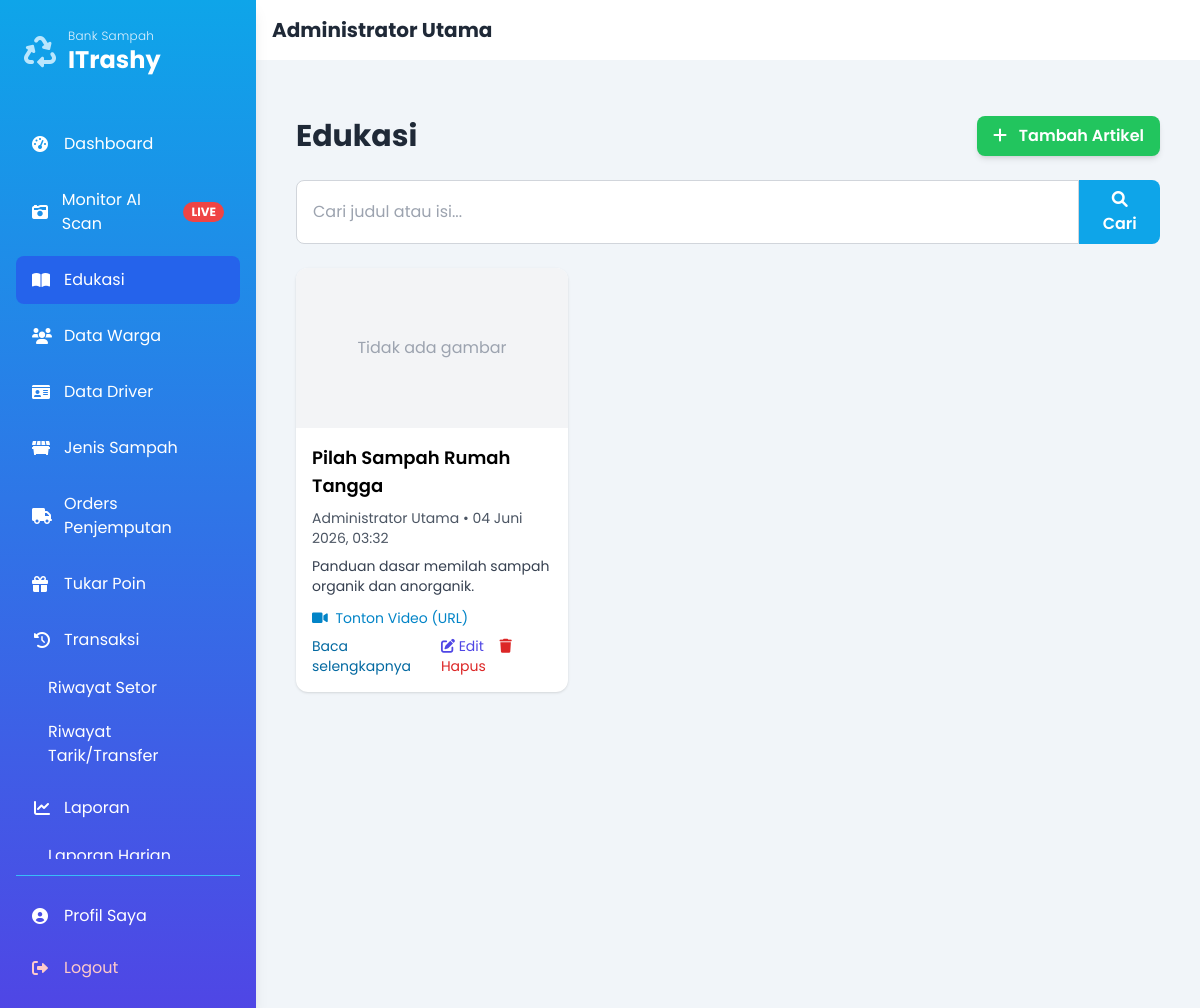
The app's page /bank_sampah/index.php?page=edukasi/data (signed in) with its own data.
### tables this page shows
CREATE TABLE `edukasi` (
  `id_edukasi` int NOT NULL AUTO_INCREMENT,
  `judul` varchar(150) NOT NULL,
  `konten` text NOT NULL,
  `gambar` varchar(255) DEFAULT NULL,
  `video_url` varchar(255) DEFAULT NULL,
  `video_path` varchar(255) DEFAULT NULL,
  `author_id` int DEFAULT NULL,
  `created_at` timestamp NOT NULL DEFAULT CURRENT_TIMESTAMP,
  `updated_at` timestamp NOT NULL DEFAULT CURRENT_TIMESTAMP ON UPDATE CURRENT_TIMESTAMP,
  PRIMARY KEY (`id_edukasi`),
  KEY `author_id` (`author_id`),
  CONSTRAINT `edukasi_author_fk` FOREIGN KEY (`author_id`) REFERENCES `pengguna` (`id_pengguna`) ON DELETE SET NULL ON UPDATE CASCADE
);

CREATE TABLE `pengguna` (
  `id_pengguna` int NOT NULL AUTO_INCREMENT,
  `nama_lengkap` varchar(100) NOT NULL,
  `username` varchar(50) NOT NULL,
  `password` varchar(255) NOT NULL,
  `level` enum('admin','petugas','warga') NOT NULL,
  `alamat` text,
  `no_telepon` varchar(15) DEFAULT NULL COMMENT 'Digunakan untuk cek info publik warga',
  `saldo` decimal(10,2) DEFAULT '0.00',
  `tanggal_daftar` timestamp NOT NULL DEFAULT CURRENT_TIMESTAMP,
  PRIMARY KEY (`id_pengguna`),
  UNIQUE KEY `username` (`username`),
  KEY `no_telepon` (`no_telepon`)
);

### bank_sampah/config/database.php (called while the page is built, shortened)
<?php
function format_tanggal_indonesia($tanggal_mysql, $dengan_waktu = true) {
    try {
        $date_obj = new DateTime($tanggal_mysql);
        $bulan = [
            1 => 'Januari', 'Februari', 'Maret', 'April', 'Mei', 'Juni',
            'Juli', 'Agustus', 'September', 'Oktober', 'November', 'Desember'
        ];
        $tanggal = $date_obj->format('d');
        $bulan_index = (int)$date_obj->format('m');
        $tahun = $date_obj->format('Y');
        $format_akhir = $tanggal . ' ' . $bulan[$bulan_index] . ' ' . $tahun;
        if ($dengan_waktu) {
            $format_akhir .= ', ' . $date_obj->format('H:i');
        }
        return $format_akhir;
    } catch (Exception $e) {
        return $tanggal_mysql;
    }
}

### bank_sampah/modules/edukasi/index.php (the view, shortened to what this page needs)
<?php
$can_manage = isset($_SESSION['user_level']) && in_array($_SESSION['user_level'], ['admin']);
$search = isset($_GET['search']) ? sanitize_input($_GET['search']) : '';
$where = '';
$sql = "SELECT e.*, p.nama_lengkap AS author_name FROM edukasi e LEFT JOIN pengguna p ON p.id_pengguna = e.author_id $where ORDER BY e.created_at DESC";
$res = mysqli_query($koneksi, $sql);
?>
<div class="container mx-auto px-4 py-8">
    <div class="flex justify-between items-center mb-6">
        <h1 class="text-3xl font-bold text-gray-800">Edukasi</h1>
        <?php if ($can_manage): ?>
        <a href="<?php echo BASE_URL; ?>index.php?page=edukasi/tambah" class="bg-green-500 hover:bg-green-600 text-white font-semibold py-2 px-4 rounded-lg shadow-md transition">
            <i class="fas fa-plus mr-2"></i> Tambah Artikel
        </a>
        <?php endif; ?>
    </div>
    <form method="GET" action="<?php echo BASE_URL; ?>index.php" class="mb-6">
        <div class="flex">
            <input type="text" name="search" value="<?php echo htmlspecialchars($search); ?>" placeholder="Cari judul atau isi..." class="w-full px-4 py-2 border border-gray-300 rounded-l-lg focus:outline-none focus:ring-2 focus:ring-sky-500 focus:border-sky-500">
            <button type="submit" class="bg-sky-500 hover:bg-sky-600 text-white font-semibold px-4 py-2 rounded-r-lg transition">
                <i class="fas fa-search"></i> Cari
            </button>
        </div>
    </form>
    <div class="grid md:grid-cols-2 lg:grid-cols-3 gap-6">
        <?php if ($res && mysqli_num_rows($res) > 0): ?>
            <?php while($row = mysqli_fetch_assoc($res)): ?>
                <?php
                    $img = $row['gambar'];
                    $video_url = $row['video_url'];
                    $video_path = $row['video_path'];
                ?>
                <div class="bg-white rounded-xl shadow overflow-hidden flex flex-col">
                    <?php if ($img): ?>
                        <img src="<?php echo htmlspecialchars($img); ?>" alt="thumb" class="h-40 w-full object-cover">
                    <?php else: ?>
                        <div class="h-40 w-full bg-gray-100 flex items-center justify-center text-gray-400">Tidak ada gambar</div>
                    <?php endif; ?>
                    <div class="p-4 flex-1 flex flex-col">
                        <h3 class="text-lg font-semibold mb-2"><?php echo htmlspecialchars($row['judul']); ?></h3>
                        <p class="text-sm text-gray-600 mb-2"><?php echo htmlspecialchars($row['author_name'] ?? ''); ?> • <?php echo format_tanggal_indonesia($row['created_at'], true); ?></p>
                        <p class="text-gray-700 text-sm line-clamp-3 mb-3"><?php echo htmlspecialchars(mb_strimwidth(strip_tags($row['konten']), 0, 160, '...')); ?></p>
                        <?php if ($video_url): ?>
                            <a href="<?php echo htmlspecialchars($video_url); ?>" target="_blank" class="text-sky-600 hover:underline text-sm mb-2"><i class="fas fa-video mr-1"></i> Tonton Video (URL)</a>
                        <?php elseif ($video_path): ?>
                            <a href="<?php echo htmlspecialchars($video_path); ?>" target="_blank" class="text-sky-600 hover:underline text-sm mb-2"><i class="fas fa-video mr-1"></i> Tonton Video</a>
                        <?php endif; ?>
                        <div class="mt-auto flex items-center justify-between">
                            <a href="#" class="text-sky-700 hover:underline text-sm" onclick="openEdukasiModal(<?php echo (int)$row['id_edukasi']; ?>)">Baca selengkapnya</a>
                            <?php if ($can_manage): ?>
                            <div class="space-x-3 text-sm">
                                <a href="<?php echo BASE_URL; ?>index.php?page=edukasi/edit&id=<?php echo (int)$row['id_edukasi']; ?>" class="text-indigo-600 hover:text-indigo-900"><i class="fas fa-edit"></i> Edit</a>
                                <a href="<?php echo BASE_URL; ?>index.php?page=edukasi/hapus&id=<?php echo (int)$row['id_edukasi']; ?>"
                                   class="text-red-600 hover:text-red-900 btn-hapus"
                                   data-pesan="Apakah Anda yakin ingin menghapus artikel ini?"><i class="fas fa-trash"></i> Hapus</a>
                            </div>
                            <?php endif; ?>
                        </div>
                    </div>
                </div>
            <?php endwhile; ?>
        <?php else: ?>
            <div class="col-span-3 text-center text-gray-500">Belum ada konten edukasi.</div>
        <?php endif; ?>
    </div>
</div>

### bank_sampah/includes/header.php (style rules this page uses)
body { font-family: 'Poppins', 'Inter', sans-serif; background-color: #f0f9ff; }

### records on screen
edukasi: gambar "Tidak ada gambar", judul "Pilah Sampah Rumah Tangga", author.nama_lengkap "Administrator Utama", created_at "04 Juni 2026, 03:32", konten "Panduan dasar memilah sampah organik dan anorganik."

### other values on screen
$user_nama "Administrator Utama"
